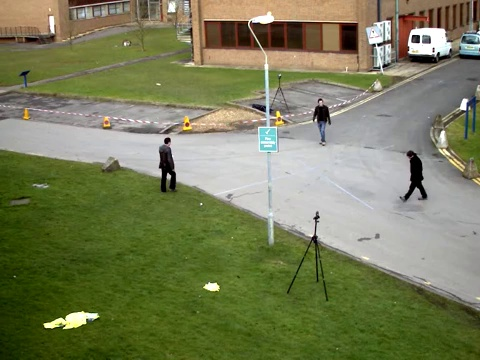
#> input picture vtest-f1.jpg, 480 x 360 px
$ python grayscaling.py
#> lines starting #> are read from the running program, lines starting #| are printed output that depends on the picture
# Reference: https://www.dynamsoft.com/blog/insights/image-processing/image-processing-101-color-space-conversion/

import cv2
import numpy as np

img = cv2.imread('vtest-f1.jpg')
#> img is the input picture: shape (360, 480, 3); mean B, G, R 89.4, 125.6, 120.8
result = np.zeros(shape=img.shape[:-1])
# cv2.imshow('Original', img)
# cv2.waitKey(0)


# Rumus untuk grayscale menggunakan NTSC Format
    # Red * 0.299
    # Green * 0.587
    # Blue * 0.114
# Cara lain adalah dengan menghitung nilai rata-rata dari r, g, dan b
    # Red/3
    # Green/3
    # Blue/3
for y in range(img.shape[0]):
    for x in range(img.shape[1]):
    # [6 lines of commented-out code are left out]
        red = img[y][x][2]/3
        green = img[y][x][1]/3
        blue = img[y][x][0]/3
        color = blue+green+red
        result[y][x] = color
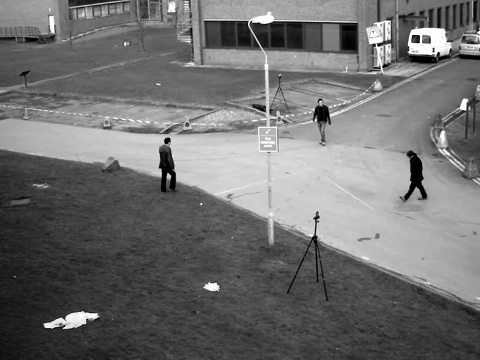
#> result: shape (360, 480) float64; min 0, max 255, mean 112
cv2.imshow('Grayscale',result)
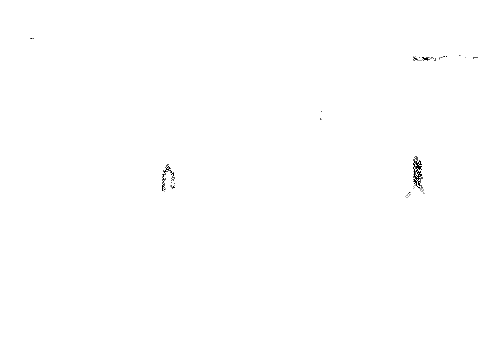
#> window 'Grayscale': shape (360, 480); min 0, max 255, mean 254.6
cv2.waitKey(0)
